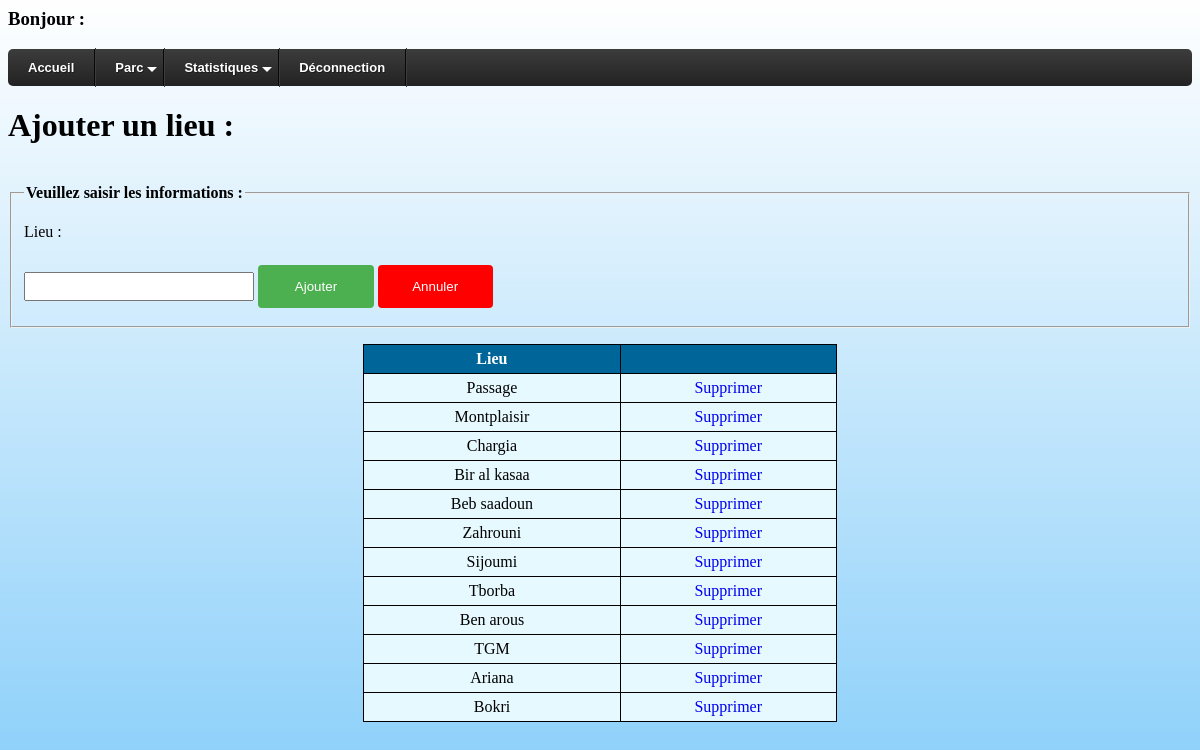
Screenshot of /ajouter/lieu.php with the database file from the repository.
### tables this page shows
CREATE TABLE `lieu_aff` (
  `id` int(22) NOT NULL,
  `lieu` text NOT NULL
);

### ajouter/lieu.php (the view, shortened to what this page needs)
<?php
$req = "select * from lieu_aff order by id";
$rs=mysql_query($req);
echo"<h3>Bonjour : ".$_SESSION["login"]."</h3>";
?>
<!DOCTYPE html>
<html lang=''>
<head>
   <link rel="stylesheet" href="../css/styles1.css">
</head>
<body>
  <div id='cssmenu'>
  <ul>
     <li><a href='../home.php'><span>Accueil</span></a></li>
     <li class='active has-sub'><a href='#'><span>Parc</span></a>
           </li>
     <li class='active has-sub'><a href='#'><span>Statistiques</span></a>
     </li>
     <li class='last'><a href='../deco.php'><span>Déconnection</span></a></li>
  </ul>
  </div>
<h1 align="">Ajouter un lieu :</h1><br />
<form method="post" action="">
                     <fieldset>
                       <legend><strong>Veuillez saisir les informations : </strong></legend>
                     <p>Lieu :</p>
                     <input type="text" name="lieu">
                     <input name="enregistrer" type="submit" value="Ajouter">
                     <a href="../home.php">
                         <input type="button" value="Annuler">
                     </a>
                 </fieldset>
      </form>
        <table class="tab" border="1" width="40%" align="center">
           <tr><th>Lieu</th>
                <th></th></tr>
           <?php while($ET=mysql_fetch_assoc($rs)) { ?>
           <tr>
             <td><?php echo($ET['lieu'])?></td>
               <td><a class="link" href="lieu.php?delid=<?php echo($ET['id'])?>">Supprimer</a></td>
           </tr>
           <?php } ?>
        </table>
    </body>
</html>

### css/styles1.css (style rules this page uses)
input[type=submit] { width: 10%; background-color: #4CAF50; color: white; padding: 14px 20px; margin: 8px 0; border: none; border-radius: 4px; cursor: pointer; }
input[type=text] , input[type=email] , input[type=date] { width: 20%; padding: 5px; box-sizing: border-box; }
input[type=button] { width: 10%; background-color: #FF0000; color: white; padding: 14px 20px; margin: 8px 0; border: none; border-radius: 4px; cursor: pointer; }
body { background-repeat: no-repeat; background-image: url(img/background.jpg); background-attachment: fixed; background-size: cover; height: 100%; }
#cssmenu, #cssmenu ul, #cssmenu li, #cssmenu a { border: none; line-height: 1; margin: 0; padding: 0; }
#cssmenu { height: 37px; display: block; border-radius: 5px; width: auto; border-color: #080808; margin: 0; padding: 0; }
#cssmenu > ul { list-style: inside none; margin: 0; padding: 0; }
#cssmenu > ul > li { list-style: inside none; float: left; display: inline-block; position: relative; margin: 0; padding: 0; }
#cssmenu > ul > li > a { outline: none; display: block; position: relative; text-align: center; text-decoration: none; text-shadow: 1px 1px 0 rgba(0, 0, 0, 0.4); font-weight: 700; font-size: 13px; font-family: Arial, Helvetica, sans-serif; border-right: 1px solid #080808; color: #ffffff; padding: 12px 20px; }
#cssmenu > ul > li:first-child > a { border-radius: 5px 0 0 5px; }
#cssmenu > ul > li > a:after { content: ""; position: absolute; border-right: 1px solid; top: -1px; bottom: -1px; right: -2px; z-index: 99; border-color: #3c3c3c; }
#cssmenu > ul > li.has-sub > a:before { content: ""; position: absolute; top: 18px; right: 6px; border: 5px solid transparent; border-top: 5px solid #ffffff; }
#cssmenu, #cssmenu ul ul > li:hover > a, #cssmenu ul ul li a:hover { background: #3c3c3c; background: -moz-linear-gradient(top, #3c3c3c 0%, #222222 100%); background: -webkit-gradient(linear, left top, left bottom, color-stop(0%, #3c3c3c), color-stop(100%, #222222)); background: -webkit-linear-gradient(top, #3c3c3c 0%, #222222 100%); background: -o-linear-gradient(top, #3c3c3c 0%, #222222 100%); background: -ms-linear-gradient(top, #3c3c3c 0%, #222222 100%); background: linear-gradient(top, #3c3c3c 0%, #222222 100%); }
.tab { border: 1.5px solid black; border-collapse: collapse; background-color: #e6f9ff; }
.tab th, .tab td { padding: 5px; text-align: center; }
th, td { padding: 10px; }
th { background-color: #006699; color: white; }
.link:link { text-decoration: none; }

### rows the page displays
lieu_aff: lieu "Passage"
lieu_aff: lieu "Montplaisir"
lieu_aff: lieu "Chargia"
lieu_aff: lieu "Bir al kasaa"
lieu_aff: lieu "Beb saadoun"
lieu_aff: lieu "Zahrouni"
lieu_aff: lieu "Sijoumi"
lieu_aff: lieu "Tborba"
lieu_aff: lieu "Ben arous"
lieu_aff: lieu "TGM"
lieu_aff: lieu "Ariana"
lieu_aff: lieu "Bokri"
